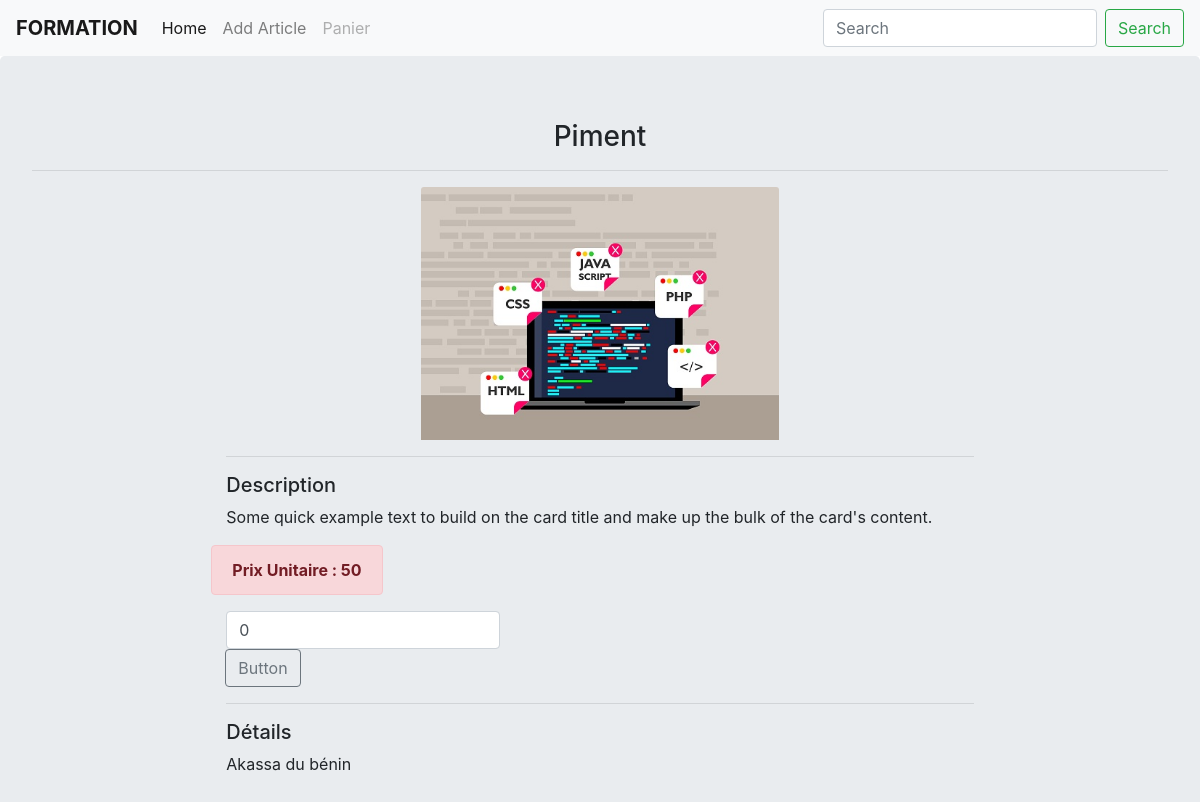
The page /vue/show-page.php?id=2 on the database its author committed.
### tables this page shows
CREATE TABLE `article` (
  `id` int(11) NOT NULL,
  `nomArticle` varchar(255) NOT NULL,
  `descriptionArticle` text NOT NULL,
  `prixUnitaire` int(11) NOT NULL CHECK (`prixUnitaire` >= 0),
  `prixPromo` int(11) DEFAULT NULL CHECK (`prixPromo` < `prixUnitaire`),
  `detailArticle` text DEFAULT NULL
);

### modele/function.php (called while the page is built, shortened)
<?php
$user = "root";
$pass = "";
try {
    $connexion = new PDO('mysql:host=localhost;dbname=formation', $user, $pass);
} catch (PDOException $e) {
    print "Erreur !: " . $e->getMessage() ;
    die();
}
function get_article( int $id ):array{
    global $connexion;
    $sql = $connexion->prepare(
        'SELECT * FROM article WHERE id = ' . $id
    );
    $sql->execute();
    $resulut = $sql->fetch();
    if( $resulut != NULL )
        return $resulut;
    else
        return array();
}

### vue/show-page.php (the view, shortened to what this page needs)
<?php
require_once('../modele/function.php');
if (isset($_REQUEST['id']) && !empty($_REQUEST['id'])) {
    $id = htmlentities($_REQUEST['id']);
    if (get_article($id) != null) {
        $affiche = get_article($id);
?>
        <!DOCTYPE html>
        <html lang="en">
        <head>
            <link rel="stylesheet" href="https://maxcdn.bootstrapcdn.com/bootstrap/4.0.0/css/bootstrap.min.css">
            <link rel="stylesheet" href="https://cdn.jsdelivr.net/npm/bootstrap-icons@1.7.0/font/bootstrap-icons.css">
        </head>
        <body>
            <?php include_once('menu.php'); ?>
            <div class="jumbotron">
                <h3 class="text-center"><?= $affiche['nomArticle'] ?></h3>
                <hr>
                <div class="row">
                    <di class="col-sm-2"></di>
                    <div class="col-sm-8">
                        <div class="row">
                            <div class="col-sm-3"></div>
                            <div class="col-sm-6"><img class="card-img-top" src="image/formation.jpg" alt="Card image cap"></div>
                        </div>
                        <hr>
                        <h5>Description</h5>
                        <p><?= $affiche['descriptionArticle'] ?></p>
                        <div class="row">
                            <?php if ($affiche['prixPromo'] == 0) {
                            ?>
                                <p class="alert alert-danger"><strong>Prix Unitaire : <?= $affiche['prixUnitaire'] ?></strong></p>
                            <?php
                            } ?>
                        </div>
                        <div class="input-group mb-3">
                            <form method="POST" action="../modele/panier.php">
                            <input type="text" class="form-control" value="0" name="qte" aria-label="Recipient's username" aria-describedby="basic-addon2">
                            <div class="input-group-append">
                                <button class="btn btn-outline-secondary" type="submit">Button</button>
                            </div>
                            </form>
                        </div>
                        <hr>
                        <h5>Détails</h5>
                        <p><?= $affiche['detailArticle'] ?></p>
                    </div>
                </div>
            </div>
        </body>
<?php
    } else {
        header('Location: error.page.html');
    }
} else {
    header('Location: error.page.html');
}

### rows shown on the page
article: nomArticle "Piment", descriptionArticle "Some quick example text to build on the card title and make up the bulk of the card's content.", prixUnitaire "50", detailArticle "Akassa du bénin"
